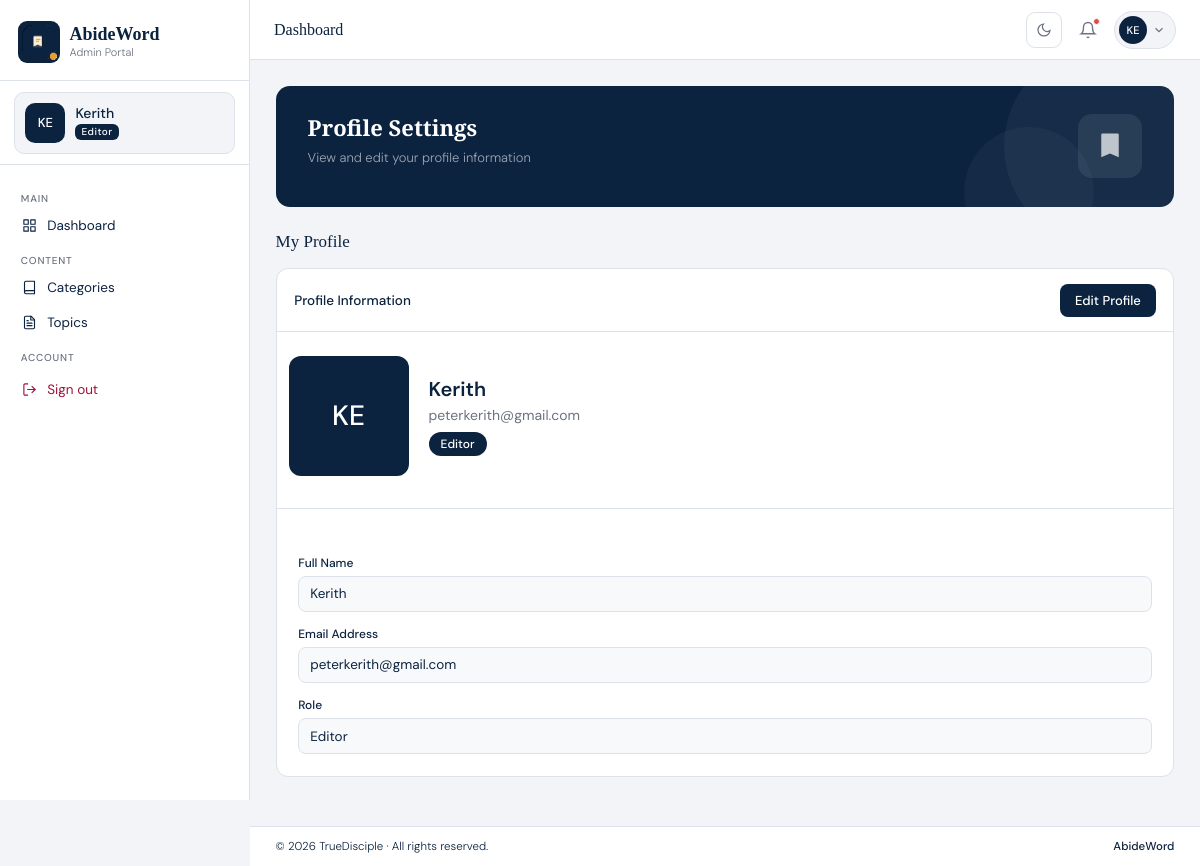
The app's page /admin/profile (signed in) with its own data.
### models.py (models this page shows)
class User(UserMixin, db.Model):
    id = db.Column(db.Integer, primary_key=True, autoincrement=True)
    name = db.Column(db.String(100), nullable=False)
    email = db.Column(db.String(120), nullable=False, unique=True)
    password_hash = db.Column(db.String(255), nullable=False)
    photo = db.Column(db.String(255))
    role = db.Column(db.String(20), default='admin')
    is_super_admin = db.Column(db.Boolean, default=False)
    is_active = db.Column(db.Boolean, default=True)
    created_at = db.Column(db.DateTime, default=datetime.utcnow)
    last_login = db.Column(db.DateTime)

### app.py (the view)
@app.route('/admin/profile')
@login_required
def profile():
    return render_template('admin/profile.html')

### app.py (called while the page is built)
@login_manager.user_loader
def load_user(user_id):
    return User.query.get(int(user_id))

### templates/admin/profile.html (shortened to what this page needs)
<!DOCTYPE html>
<html lang="en">
<head>
<link rel="stylesheet" href="{{ url_for('static', filename='css/style.css') }}"/>
</head>
<body>
<div class="layout">
{% include 'admin/components/sidebar.html' %}
<div class="main">
  {% include 'admin/components/topbar.html' %}
  <main class="content">
    <div class="banner">
      <div class="banner-text">
        <div class="banner-title">Profile Settings</div>
        <div class="banner-sub">View and edit your profile information</div>
      </div>
      <div class="banner-icon">
        <svg viewBox="0 0 24 24"><path d="M6 2h12a1 1 0 011 1v18l-7-3-7 3V3a1 1 0 011-1z"/></svg>
      </div>
    </div>
    <div class="page-content active">
      <div class="section-header">
        <span class="section-title">My Profile</span>
      </div>
      <div class="full-panel">
        <div class="panel-header">
          <span class="panel-title">Profile Information</span>
          <button class="btn-primary" onclick="window.location.href='/admin/users/{{ current_user.id }}/edit'">Edit Profile</button>
        </div>
        <div class="profile-header">
          <div class="profile-avatar-large">
            {% if current_user.photo %}
              <img src="{{ url_for('static', filename='uploads/users/' + current_user.photo) }}" alt="{{ current_user.name }}"/>
            {% else %}
              {{ current_user.name[:2].upper() }}
            {% endif %}
          </div>
          <div class="profile-info-large">
            <h2>{{ current_user.name }}</h2>
            <p>{{ current_user.email }}</p>
            <span class="profile-badge">{{ 'Super Admin' if current_user.is_super_admin else current_user.role|capitalize }}</span>
          </div>
        </div>
        <form>
          <div class="form-section">
            <div class="form-grid">
              <div class="form-field full">
                <label>Full Name</label>
                <input type="text" value="{{ current_user.name }}" readonly />
              </div>
              <div class="form-field full">
                <label>Email Address</label>
                <input type="email" value="{{ current_user.email }}" readonly />
              </div>
              <div class="form-field full">
                <label>Role</label>
                <input type="text" value="{{ 'Super Admin' if current_user.is_super_admin else current_user.role|capitalize }}" readonly />
              </div>
            </div>
          </div>
        </form>
      </div>
    </div>
  </main>
  {% include 'admin/components/footer.html' %}
</div>
</div>
</body>
</html>

### templates/admin/components/sidebar.html (shortened to what this page needs)
<aside class="sidebar" id="sidebar">
  <div class="sidebar-header">
    <div class="s-logo">
      <img src="{{ url_for('static', filename='img/logo.png') }}" alt="AbideWord Logo"/>
    </div>
    <div>
      <div class="s-brand">AbideWord</div>
      <div class="s-tag">Admin Portal</div>
    </div>
  </div>
  <div class="sidebar-profile-wrapper">
    <div href="/admin/profile" class="sidebar-profile-chip">
      <div class="sidebar-chip-avatar">
        {% if current_user.photo %}
          <img src="{{ url_for('static', filename='uploads/users/' + current_user.photo) }}" alt="{{ current_user.name }}"/>
        {% else %}
          {{ current_user.name[:2].upper() }}
        {% endif %}
      </div>
      <div class="sidebar-chip-info">
        <span class="sidebar-chip-name">{{ current_user.name }}</span>
        <span class="sidebar-chip-role">{{ 'Super Admin' if current_user.is_super_admin else current_user.role|capitalize }}</span>
      </div>
    </div>
  </div>
  <nav class="sidebar-nav">
    <div class="nav-label">Main</div>
    <a href="/admin" class="nav-item">
      <svg viewBox="0 0 24 24" fill="none" stroke="currentColor" stroke-width="2" stroke-linecap="round" stroke-linejoin="round"><rect x="3" y="3" width="7" height="7"/><rect x="14" y="3" width="7" height="7"/><rect x="14" y="14" width="7" height="7"/><rect x="3" y="14" width="7" height="7"/></svg>
      Dashboard
    </a>
    <div class="nav-label">Content</div>
    <a href="/admin/categories" class="nav-item">
      <svg viewBox="0 0 24 24" fill="none" stroke="currentColor" stroke-width="2" stroke-linecap="round" stroke-linejoin="round"><path d="M4 19.5A2.5 2.5 0 0 1 6.5 17H20"/><path d="M6.5 2H20v20H6.5A2.5 2.5 0 0 1 4 19.5v-15A2.5 2.5 0 0 1 6.5 2z"/></svg>
      Categories
    </a>
    <a href="/admin/topics" class="nav-item">
      Topics
    </a>
    <div class="nav-label">Account</div>
    <button class="nav-item logout" onclick="window.location.href='/logout'">
      <svg viewBox="0 0 24 24" fill="none" stroke="currentColor" stroke-width="2" stroke-linecap="round" stroke-linejoin="round"><path d="M9 21H5a2 2 0 0 1-2-2V5a2 2 0 0 1 2-2h4"/><polyline points="16 17 21 12 16 7"/><line x1="21" y1="12" x2="9" y2="12"/></svg>
      Sign out
    </button>
  </nav>
</aside>

### templates/admin/components/topbar.html (shortened to what this page needs)
<header class="topbar">
  <span class="page-title" id="pageLabel">Dashboard</span>
  <div class="topbar-right">
    <button class="theme-toggle" onclick="toggleTheme()" title="Toggle dark mode" id="themeBtn">
      <svg id="themeIcon" viewBox="0 0 24 24"><path d="M21 12.79A9 9 0 1111.21 3 7 7 0 0021 12.79z"/></svg>
    </button>
    <button class="icon-btn" onclick="toggleNotif()" title="Notifications">
      <svg viewBox="0 0 24 24"><path d="M18 8A6 6 0 006 8c0 7-3 9-3 9h18s-3-2-3-9"/><path d="M13.73 21a2 2 0 01-3.46 0"/></svg>
      <span class="notif-dot"></span>
    </button>
    <div class="profile-chip">
      <div class="chip-avatar">
        {% if current_user.photo %}
          <img src="{{ url_for('static', filename='uploads/users/' + current_user.photo) }}" alt="{{ current_user.name }}"/>
        {% else %}
          {{ current_user.name[:2].upper() }}
        {% endif %}
      </div>
      <button class="chip-drop" onclick="toggleProfileDrop()">
        <svg viewBox="0 0 24 24"><path d="M6 9l6 6 6-6"/></svg>
      </button>
    </div>
  </div>
</header>

### records on screen
User: name "KE", name "Kerith", is_super_admin+role "Editor", email "peterkerith@gmail.com"
